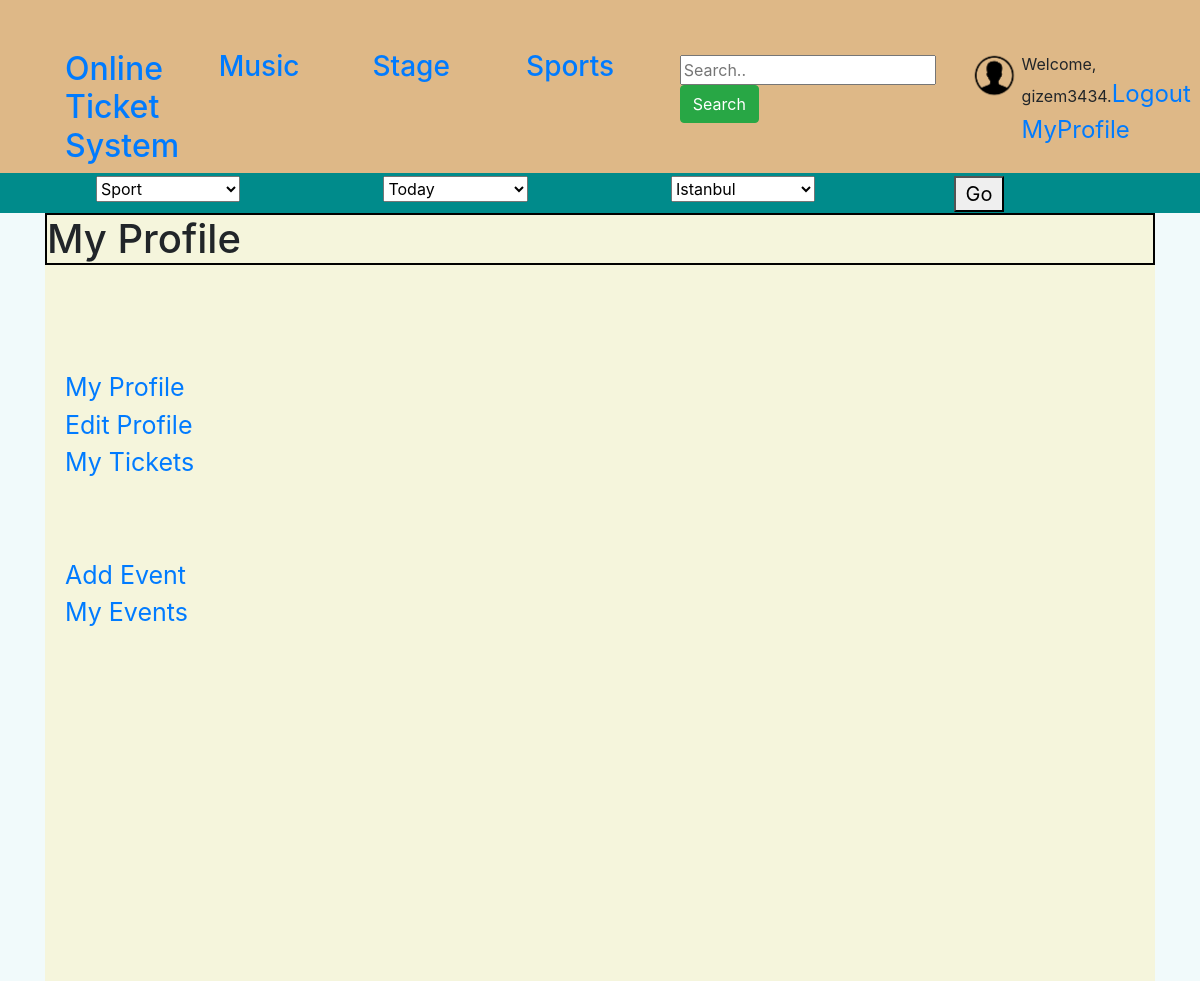
Page /my-events/ (signed in) on the earlier database version.
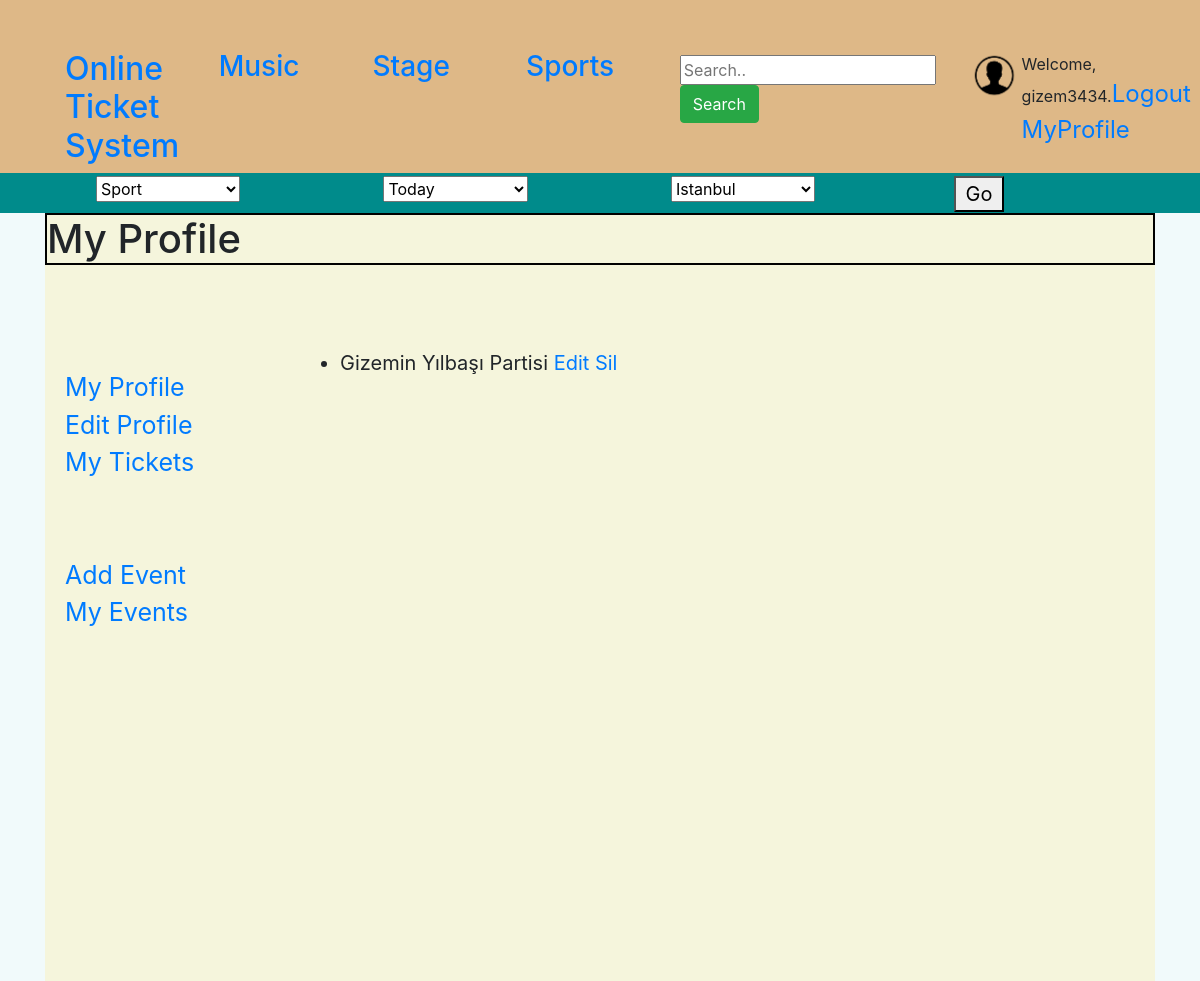
Same page on the later database version.
### website/models.py (models this page shows, shortened)
class Event(models.Model):
    TYPE = (
        ('C', 'Concert'),
        ('T', 'Theatre'),
        ('S', 'Sports')
    )
    name = models.CharField(max_length=50)
    stage = models.ForeignKey(Stage, on_delete=models.CASCADE)
    owner = models.ForeignKey(UserProfile, on_delete=models.CASCADE, null=True)
    date = models.DateField()
    quota = models.IntegerField()
    price = models.IntegerField()
    type = models.CharField(max_length=1, choices=TYPE)
    isAvailable = models.BooleanField(default=False)
    isAccepted = models.BooleanField(default=False)
    rules = models.CharField(max_length=500)
    img = models.URLField(null=True, blank=True)
    def get_edit_event_url(self):
        return f"/event/{self.pk}/edit"
    def get_delete_event_url(self):
        return f"/event/{self.pk}/delete"

### website/views.py (the view)
# urls.py: path('my-events/', views.my_events, name='my_events'),
@login_required
def my_events(request):
    user_profile = UserProfile.objects.get(user=request.user)
    event_list = Event.objects.all().filter(owner=user_profile)
    context = {'event_list': event_list}
    return render(request, 'event/my_events.html', context)

### templates/event/my_events.html
{%  extends 'profile/profile.html' %}
{% block info %}
   <ul>
   {% for event in event_list %}
  <li>{{ event.name }} <a href="{{ event.get_edit_event_url }}">Edit</a> <a href="{{ event.get_delete_event_url }}">Sil</a></li>
   {% endfor %}
</ul>
{% endblock %}
{% block isOperator %}
            <a href="{% url 'add_event' %}">Add Event</a><br>
            <a href="{% url 'my_events' %}">My Events</a><br>
        {% endblock %}

Differences in the rows shown:
added Event: name "Gizemin Yılbaşı Partisi"
